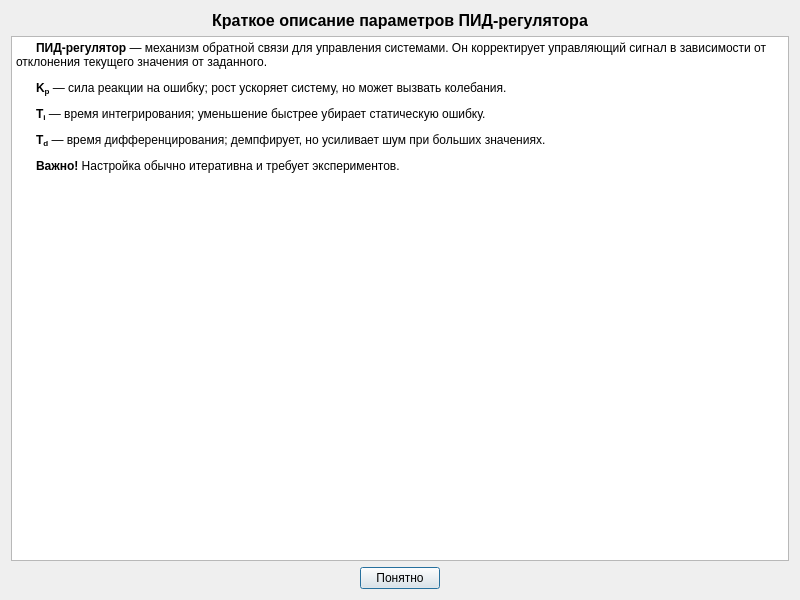
<?xml version="1.0" encoding="UTF-8"?>
<ui version="4.0">
 <class>HelpDialog</class>
 <widget class="QDialog" name="HelpDialog">
  <property name="geometry">
   <rect>
    <x>0</x>
    <y>0</y>
    <width>800</width>
    <height>600</height>
   </rect>
  </property>
  <property name="windowTitle">
   <string>Справка по настройке ПИД-регулятора</string>
  </property>
  <layout class="QVBoxLayout" name="verticalLayout">
   <item>
    <widget class="QLabel" name="titleLabel">
     <property name="text">
      <string>Краткое описание параметров ПИД-регулятора</string>
     </property>
     <property name="alignment">
      <set>Qt::AlignCenter</set>
     </property>
     <property name="styleSheet">
      <string>font-size: 12pt; font-weight: bold;</string>
     </property>
    </widget>
   </item>
   <item>
    <widget class="QTextEdit" name="textEdit">
     <property name="readOnly">
      <bool>true</bool>
     </property>
     <property name="html">
      <string>&lt;style&gt;p { text-align: justify; text-indent: 20px; margin-bottom: 10px; }&lt;/style&gt;
&lt;p&gt;&lt;b&gt;ПИД-регулятор&lt;/b&gt; — механизм обратной связи для управления системами. Он корректирует управляющий сигнал в зависимости от отклонения текущего значения от заданного.&lt;/p&gt;
&lt;p&gt;&lt;b&gt;K&lt;sub&gt;p&lt;/sub&gt;&lt;/b&gt; — сила реакции на ошибку; рост ускоряет систему, но может вызвать колебания.&lt;/p&gt;
&lt;p&gt;&lt;b&gt;T&lt;sub&gt;i&lt;/sub&gt;&lt;/b&gt; — время интегрирования; уменьшение быстрее убирает статическую ошибку.&lt;/p&gt;
&lt;p&gt;&lt;b&gt;T&lt;sub&gt;d&lt;/sub&gt;&lt;/b&gt; — время дифференцирования; демпфирует, но усиливает шум при больших значениях.&lt;/p&gt;
&lt;p&gt;&lt;b&gt;Важно!&lt;/b&gt; Настройка обычно итеративна и требует экспериментов.&lt;/p&gt;</string>
     </property>
    </widget>
   </item>
   <item>
    <layout class="QHBoxLayout" name="buttonLayout">
     <item>
      <spacer name="leftSpacer">
       <property name="orientation">
        <enum>Qt::Horizontal</enum>
       </property>
       <property name="sizeHint" stdset="0">
        <size>
         <width>40</width>
         <height>20</height>
        </size>
       </property>
      </spacer>
     </item>
     <item>
      <widget class="QPushButton" name="okButton">
       <property name="text">
        <string>Понятно</string>
       </property>
       <property name="default">
        <bool>true</bool>
       </property>
      </widget>
     </item>
     <item>
      <spacer name="rightSpacer">
       <property name="orientation">
        <enum>Qt::Horizontal</enum>
       </property>
       <property name="sizeHint" stdset="0">
        <size>
         <width>40</width>
         <height>20</height>
        </size>
       </property>
      </spacer>
     </item>
    </layout>
   </item>
  </layout>
 </widget>
 <resources/>
 <connections>
  <connection>
   <sender>okButton</sender>
   <signal>clicked()</signal>
   <receiver>HelpDialog</receiver>
   <slot>accept()</slot>
  </connection>
 </connections>
</ui>
